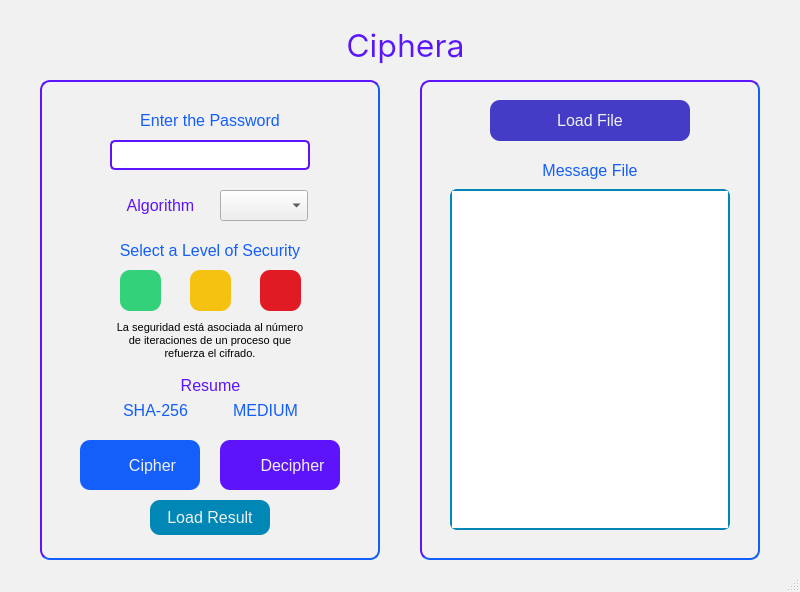
<?xml version="1.0" encoding="UTF-8"?>
<ui version="4.0">
 <class>CipheraWindow</class>
 <widget class="QMainWindow" name="CipheraWindow">
  <property name="geometry">
   <rect>
    <x>0</x>
    <y>0</y>
    <width>800</width>
    <height>592</height>
   </rect>
  </property>
  <property name="font">
   <font>
    <family>SF Pro Display</family>
   </font>
  </property>
  <property name="windowTitle">
   <string>Ciphera</string>
  </property>
  <property name="windowIcon">
   <iconset>
    <normaloff>../78660dde/icon.png</normaloff>../78660dde/icon.png</iconset>
  </property>
  <property name="autoFillBackground">
   <bool>false</bool>
  </property>
  <property name="styleSheet">
   <string notr="true">#CipheraWindow{
	background-color: rgb(241, 241, 241);
}
#FrameWidget{
	background-color: rgb(241, 241, 241);
}</string>
  </property>
  <widget class="QWidget" name="FrameWidget">
   <property name="autoFillBackground">
    <bool>false</bool>
   </property>
   <widget class="QLabel" name="CipheraLabel">
    <property name="geometry">
     <rect>
      <x>330</x>
      <y>20</y>
      <width>151</width>
      <height>51</height>
     </rect>
    </property>
    <property name="font">
     <font>
      <family>SF Pro Display</family>
      <pointsize>24</pointsize>
      <fontweight>Medium</fontweight>
     </font>
    </property>
    <property name="styleSheet">
     <string notr="true">QLabel {
color:rgb(94, 20, 250)
}</string>
    </property>
    <property name="text">
     <string>Ciphera</string>
    </property>
    <property name="alignment">
     <set>Qt::AlignmentFlag::AlignCenter</set>
    </property>
   </widget>
   <widget class="QFrame" name="LeftFrame">
    <property name="geometry">
     <rect>
      <x>40</x>
      <y>80</y>
      <width>340</width>
      <height>480</height>
     </rect>
    </property>
    <property name="styleSheet">
     <string notr="true">#LeftFrame{
	border-radius:10px;
	border: 2px solid;
    border-top-color:  rgb(94, 20, 250);
    border-right-color:  rgb(20, 94, 250);
    border-bottom-color:  rgb(20, 94, 250);
    border-left-color:  rgb(94, 20, 250);
}</string>
    </property>
    <property name="frameShape">
     <enum>QFrame::Shape::StyledPanel</enum>
    </property>
    <property name="frameShadow">
     <enum>QFrame::Shadow::Raised</enum>
    </property>
    <widget class="QPushButton" name="CipherButton">
     <property name="geometry">
      <rect>
       <x>40</x>
       <y>360</y>
       <width>120</width>
       <height>50</height>
      </rect>
     </property>
     <property name="font">
      <font>
       <pointsize>12</pointsize>
      </font>
     </property>
     <property name="cursor">
      <cursorShape>PointingHandCursor</cursorShape>
     </property>
     <property name="contextMenuPolicy">
      <enum>Qt::ContextMenuPolicy::CustomContextMenu</enum>
     </property>
     <property name="styleSheet">
      <string notr="true">#CipherButton:pressed{
	background-color: rgb(85, 139, 252);
}
#CipherButton{
background-color: rgb(20, 94, 250);
border:none;
border-radius:10px;
color:rgb(240,240,240);
padding-left:25px;
}
</string>
     </property>
     <property name="text">
      <string>Cipher</string>
     </property>
     <property name="iconSize">
      <size>
       <width>20</width>
       <height>20</height>
      </size>
     </property>
    </widget>
    <widget class="QLabel" name="label">
     <property name="geometry">
      <rect>
       <x>60</x>
       <y>370</y>
       <width>24</width>
       <height>24</height>
      </rect>
     </property>
     <property name="autoFillBackground">
      <bool>false</bool>
     </property>
     <property name="text">
      <string/>
     </property>
     <property name="pixmap">
      <pixmap>../2c5680c4/lock.png</pixmap>
     </property>
     <property name="scaledContents">
      <bool>true</bool>
     </property>
     <property name="alignment">
      <set>Qt::AlignmentFlag::AlignCenter</set>
     </property>
     <property name="wordWrap">
      <bool>true</bool>
     </property>
    </widget>
    <widget class="QPushButton" name="DecipherButton">
     <property name="geometry">
      <rect>
       <x>180</x>
       <y>360</y>
       <width>120</width>
       <height>50</height>
      </rect>
     </property>
     <property name="font">
      <font>
       <pointsize>12</pointsize>
      </font>
     </property>
     <property name="cursor">
      <cursorShape>PointingHandCursor</cursorShape>
     </property>
     <property name="contextMenuPolicy">
      <enum>Qt::ContextMenuPolicy::CustomContextMenu</enum>
     </property>
     <property name="styleSheet">
      <string notr="true">#DecipherButton:pressed{
	background-color: rgb(131, 79, 241);
}
#DecipherButton{
background-color: rgb(94, 20, 250);
border:none;
border-radius:10px;
color:rgb(240,240,240);
padding-left:25px;
}
</string>
     </property>
     <property name="text">
      <string>Decipher</string>
     </property>
     <property name="iconSize">
      <size>
       <width>20</width>
       <height>20</height>
      </size>
     </property>
    </widget>
    <widget class="QLabel" name="label_2">
     <property name="geometry">
      <rect>
       <x>190</x>
       <y>370</y>
       <width>24</width>
       <height>24</height>
      </rect>
     </property>
     <property name="autoFillBackground">
      <bool>false</bool>
     </property>
     <property name="text">
      <string/>
     </property>
     <property name="pixmap">
      <pixmap>../a58f8ae0/lockopen.png</pixmap>
     </property>
     <property name="scaledContents">
      <bool>true</bool>
     </property>
     <property name="alignment">
      <set>Qt::AlignmentFlag::AlignCenter</set>
     </property>
     <property name="wordWrap">
      <bool>true</bool>
     </property>
    </widget>
    <widget class="QLabel" name="PasswordLabel">
     <property name="geometry">
      <rect>
       <x>90</x>
       <y>30</y>
       <width>160</width>
       <height>20</height>
      </rect>
     </property>
     <property name="font">
      <font>
       <pointsize>12</pointsize>
      </font>
     </property>
     <property name="styleSheet">
      <string notr="true">color: rgb(20, 94, 250);</string>
     </property>
     <property name="text">
      <string>Enter the Password</string>
     </property>
     <property name="alignment">
      <set>Qt::AlignmentFlag::AlignCenter</set>
     </property>
    </widget>
    <widget class="QLineEdit" name="PasswordInput">
     <property name="geometry">
      <rect>
       <x>70</x>
       <y>60</y>
       <width>200</width>
       <height>30</height>
      </rect>
     </property>
     <property name="styleSheet">
      <string notr="true">border-radius:5px;
border:2px solid;
border-color: rgb(94, 20, 250);</string>
     </property>
     <property name="echoMode">
      <enum>QLineEdit::EchoMode::Password</enum>
     </property>
    </widget>
    <widget class="QLabel" name="SecurityLabel">
     <property name="geometry">
      <rect>
       <x>70</x>
       <y>160</y>
       <width>200</width>
       <height>20</height>
      </rect>
     </property>
     <property name="font">
      <font>
       <pointsize>12</pointsize>
      </font>
     </property>
     <property name="styleSheet">
      <string notr="true">color: rgb(20, 94, 250);</string>
     </property>
     <property name="text">
      <string>Select a Level of Security</string>
     </property>
     <property name="alignment">
      <set>Qt::AlignmentFlag::AlignCenter</set>
     </property>
    </widget>
    <widget class="QComboBox" name="AlgorithmSelect">
     <property name="geometry">
      <rect>
       <x>180</x>
       <y>110</y>
       <width>91</width>
       <height>31</height>
      </rect>
     </property>
     <property name="styleSheet">
      <string notr="true">margin-right:3px;
</string>
     </property>
    </widget>
    <widget class="QLabel" name="AlgorithmLabel">
     <property name="geometry">
      <rect>
       <x>70</x>
       <y>110</y>
       <width>101</width>
       <height>31</height>
      </rect>
     </property>
     <property name="font">
      <font>
       <pointsize>12</pointsize>
      </font>
     </property>
     <property name="styleSheet">
      <string notr="true">color: rgb(94, 20, 250);</string>
     </property>
     <property name="text">
      <string>Algorithm</string>
     </property>
     <property name="alignment">
      <set>Qt::AlignmentFlag::AlignCenter</set>
     </property>
    </widget>
    <widget class="QPushButton" name="HighButton">
     <property name="geometry">
      <rect>
       <x>80</x>
       <y>190</y>
       <width>41</width>
       <height>41</height>
      </rect>
     </property>
     <property name="cursor">
      <cursorShape>PointingHandCursor</cursorShape>
     </property>
     <property name="styleSheet">
      <string notr="true">background-color: rgb(51, 209, 122);
border:none;
border-radius:10px;</string>
     </property>
     <property name="text">
      <string/>
     </property>
     <property name="icon">
      <iconset>
       <normaloff>../2c5680c4/lock.png</normaloff>../2c5680c4/lock.png</iconset>
     </property>
     <property name="iconSize">
      <size>
       <width>24</width>
       <height>24</height>
      </size>
     </property>
    </widget>
    <widget class="QPushButton" name="MediumButton">
     <property name="geometry">
      <rect>
       <x>150</x>
       <y>190</y>
       <width>41</width>
       <height>41</height>
      </rect>
     </property>
     <property name="cursor">
      <cursorShape>PointingHandCursor</cursorShape>
     </property>
     <property name="styleSheet">
      <string notr="true">;
background-color: rgb(245, 194, 17);
border:none;
border-radius:10px;</string>
     </property>
     <property name="text">
      <string/>
     </property>
     <property name="icon">
      <iconset>
       <normaloff>../2c5680c4/lock.png</normaloff>../2c5680c4/lock.png</iconset>
     </property>
     <property name="iconSize">
      <size>
       <width>24</width>
       <height>24</height>
      </size>
     </property>
    </widget>
    <widget class="QPushButton" name="LowButton">
     <property name="geometry">
      <rect>
       <x>220</x>
       <y>190</y>
       <width>41</width>
       <height>41</height>
      </rect>
     </property>
     <property name="cursor">
      <cursorShape>PointingHandCursor</cursorShape>
     </property>
     <property name="styleSheet">
      <string notr="true">border:none;
background-color: rgb(224, 27, 36);
border-radius:10px;</string>
     </property>
     <property name="text">
      <string/>
     </property>
     <property name="icon">
      <iconset>
       <normaloff>../2c5680c4/lock.png</normaloff>../2c5680c4/lock.png</iconset>
     </property>
     <property name="iconSize">
      <size>
       <width>24</width>
       <height>24</height>
      </size>
     </property>
    </widget>
    <widget class="QLabel" name="ResumeLabel">
     <property name="geometry">
      <rect>
       <x>120</x>
       <y>290</y>
       <width>101</width>
       <height>31</height>
      </rect>
     </property>
     <property name="font">
      <font>
       <pointsize>12</pointsize>
      </font>
     </property>
     <property name="styleSheet">
      <string notr="true">color: rgb(94, 20, 250);</string>
     </property>
     <property name="text">
      <string>Resume</string>
     </property>
     <property name="alignment">
      <set>Qt::AlignmentFlag::AlignCenter</set>
     </property>
    </widget>
    <widget class="QLabel" name="AlgorithmResumeLabel">
     <property name="geometry">
      <rect>
       <x>70</x>
       <y>320</y>
       <width>91</width>
       <height>20</height>
      </rect>
     </property>
     <property name="font">
      <font>
       <pointsize>12</pointsize>
      </font>
     </property>
     <property name="styleSheet">
      <string notr="true">color: rgb(20, 94, 250);</string>
     </property>
     <property name="text">
      <string>SHA-256</string>
     </property>
     <property name="alignment">
      <set>Qt::AlignmentFlag::AlignCenter</set>
     </property>
    </widget>
    <widget class="QLabel" name="SecurityResumeLabel">
     <property name="geometry">
      <rect>
       <x>180</x>
       <y>320</y>
       <width>91</width>
       <height>20</height>
      </rect>
     </property>
     <property name="font">
      <font>
       <pointsize>12</pointsize>
      </font>
     </property>
     <property name="styleSheet">
      <string notr="true">color: rgb(20, 94, 250);</string>
     </property>
     <property name="text">
      <string>MEDIUM</string>
     </property>
     <property name="alignment">
      <set>Qt::AlignmentFlag::AlignCenter</set>
     </property>
    </widget>
    <widget class="QLabel" name="InformationLabel">
     <property name="geometry">
      <rect>
       <x>70</x>
       <y>240</y>
       <width>200</width>
       <height>41</height>
      </rect>
     </property>
     <property name="font">
      <font>
       <pointsize>8</pointsize>
      </font>
     </property>
     <property name="styleSheet">
      <string notr="true"/>
     </property>
     <property name="midLineWidth">
      <number>0</number>
     </property>
     <property name="text">
      <string>La seguridad está asociada al número de iteraciones de un proceso que refuerza el cifrado.</string>
     </property>
     <property name="alignment">
      <set>Qt::AlignmentFlag::AlignCenter</set>
     </property>
     <property name="wordWrap">
      <bool>true</bool>
     </property>
    </widget>
    <widget class="QPushButton" name="LoadResultButton">
     <property name="geometry">
      <rect>
       <x>110</x>
       <y>420</y>
       <width>120</width>
       <height>35</height>
      </rect>
     </property>
     <property name="font">
      <font>
       <pointsize>12</pointsize>
      </font>
     </property>
     <property name="cursor">
      <cursorShape>PointingHandCursor</cursorShape>
     </property>
     <property name="contextMenuPolicy">
      <enum>Qt::ContextMenuPolicy::CustomContextMenu</enum>
     </property>
     <property name="styleSheet">
      <string notr="true">#LoadResultButton:pressed{
	
	background-color: rgb(123, 187, 209);
}
#LoadResultButton{
	background-color: rgb(0, 135, 182);
border:none;
border-radius:10px;
color:rgb(240,240,240);
}
</string>
     </property>
     <property name="text">
      <string>Load Result</string>
     </property>
     <property name="iconSize">
      <size>
       <width>20</width>
       <height>20</height>
      </size>
     </property>
    </widget>
   </widget>
   <widget class="QFrame" name="RightFrame">
    <property name="geometry">
     <rect>
      <x>420</x>
      <y>80</y>
      <width>340</width>
      <height>480</height>
     </rect>
    </property>
    <property name="styleSheet">
     <string notr="true">#RightFrame{
	border-radius:10px;
	border: 2px solid;
    border-top-color:  rgb(94, 20, 250);
    border-right-color:  rgb(20, 94, 250);
    border-bottom-color:  rgb(20, 94, 250);
    border-left-color:  rgb(94, 20, 250);
}</string>
    </property>
    <property name="frameShape">
     <enum>QFrame::Shape::StyledPanel</enum>
    </property>
    <property name="frameShadow">
     <enum>QFrame::Shadow::Raised</enum>
    </property>
    <widget class="QPushButton" name="LoadFileButton">
     <property name="geometry">
      <rect>
       <x>70</x>
       <y>20</y>
       <width>200</width>
       <height>41</height>
      </rect>
     </property>
     <property name="font">
      <font>
       <pointsize>12</pointsize>
      </font>
     </property>
     <property name="cursor">
      <cursorShape>PointingHandCursor</cursorShape>
     </property>
     <property name="contextMenuPolicy">
      <enum>Qt::ContextMenuPolicy::CustomContextMenu</enum>
     </property>
     <property name="styleSheet">
      <string notr="true">#LoadFileButton:pressed{
	background-color: rgb(131, 79, 241);
}
#LoadFileButton{
	background-color: rgb(68, 60, 199);
border:none;
border-radius:10px;
color:rgb(240,240,240);
}
</string>
     </property>
     <property name="text">
      <string>Load File</string>
     </property>
     <property name="iconSize">
      <size>
       <width>20</width>
       <height>20</height>
      </size>
     </property>
    </widget>
    <widget class="QLabel" name="label_3">
     <property name="geometry">
      <rect>
       <x>109</x>
       <y>30</y>
       <width>21</width>
       <height>21</height>
      </rect>
     </property>
     <property name="autoFillBackground">
      <bool>false</bool>
     </property>
     <property name="styleSheet">
      <string notr="true">padding-top:2px;</string>
     </property>
     <property name="text">
      <string/>
     </property>
     <property name="pixmap">
      <pixmap>../cefccc9/upload.png</pixmap>
     </property>
     <property name="scaledContents">
      <bool>true</bool>
     </property>
     <property name="alignment">
      <set>Qt::AlignmentFlag::AlignCenter</set>
     </property>
     <property name="wordWrap">
      <bool>true</bool>
     </property>
    </widget>
    <widget class="QTextEdit" name="textEdit">
     <property name="geometry">
      <rect>
       <x>30</x>
       <y>109</y>
       <width>280</width>
       <height>341</height>
      </rect>
     </property>
     <property name="styleSheet">
      <string notr="true">border-radius:7px;
border:2px solid;
border-color: rgb(0, 135, 182);</string>
     </property>
    </widget>
    <widget class="QLabel" name="MessageFile">
     <property name="geometry">
      <rect>
       <x>70</x>
       <y>80</y>
       <width>200</width>
       <height>20</height>
      </rect>
     </property>
     <property name="font">
      <font>
       <pointsize>12</pointsize>
      </font>
     </property>
     <property name="styleSheet">
      <string notr="true">color: rgb(20, 94, 250);</string>
     </property>
     <property name="text">
      <string>Message File</string>
     </property>
     <property name="alignment">
      <set>Qt::AlignmentFlag::AlignCenter</set>
     </property>
    </widget>
   </widget>
  </widget>
  <widget class="QStatusBar" name="statusbar"/>
 </widget>
 <resources/>
 <connections/>
</ui>
